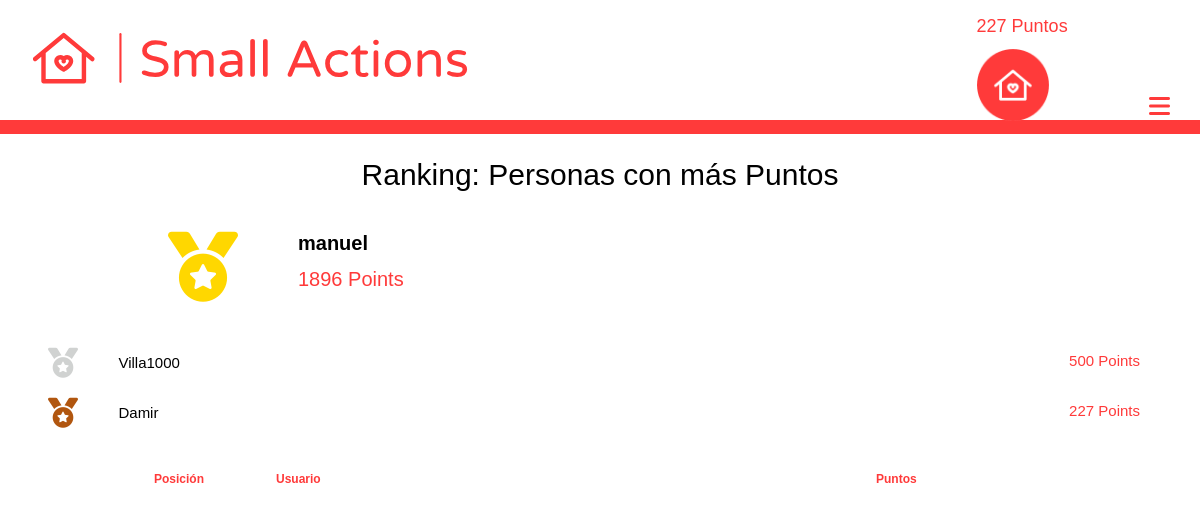
Page /account/ranking (signed in) on the earlier database version.
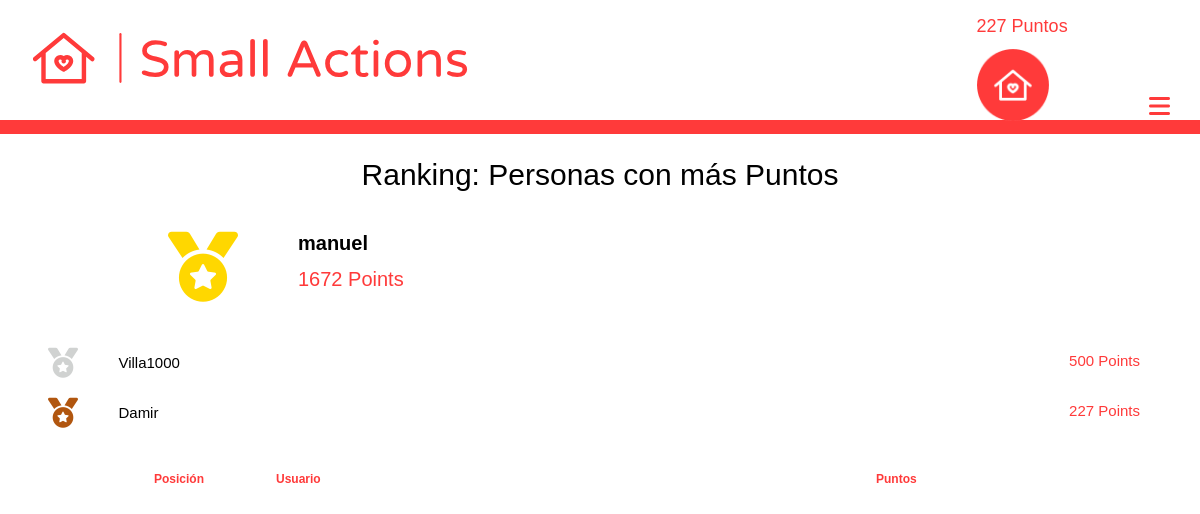
Same page on the later database version.
### login/models.py (models this page shows, shortened)
class User(AbstractUser):
    points = models.PositiveIntegerField(default=0)
    photo = models.ImageField(upload_to="people", null=True, blank=True)
    latitude = models.DecimalField(max_digits=10, decimal_places=8, null=True, blank=True)
    longitude = models.DecimalField(max_digits=11, decimal_places=8, null=True, blank=True)
    visited = models.ManyToManyField('maps.Help', related_name="persons_visited", blank=True)
    can_change = models.BooleanField(null=True, blank=True) #Security
    dark_mode = models.BooleanField(default=False)
    date_forgot = models.DateTimeField(auto_now_add=True)
    random_string = models.CharField(max_length=20, blank=True, null=True, unique=True)

### login/views.py (the view)
# urls.py: path('ranking', views.ranking, name="ranking"),
@login_required(login_url='/account/login')
def ranking(request):
    user = User.objects.get(username=request.user)
    all_ranking = User.objects.all().order_by('-points')
    ranking = list(all_ranking).index(user)
    ctx = {'frist' : all_ranking[:3], 'ranking' : ranking}
    return render(request, 'login/ranking.html', ctx)

### templates/login/ranking.html (shortened to what this page needs)
{% extends 'maps/nav.html' %}
{% load static %}
{% block head %}
    <link href="{% static 'login/css/ranking.css' %}" rel="stylesheet">
{% endblock %}
{% block content %}
    <div>
        <h1>Ranking: Personas con más Puntos</h1>
        <div id='superior_grid'>
            <div id='frist_place' class="place">
                <i class="fas fa-medal"></i>
                <h2><a href="{% url 'another' frist.0.username%}">{{frist.0.username}}</a></h2>
                <span>{{frist.0.points}} Points</span>
            </div>
            <div id='second_place' class="other_place place">
                <i class="fas fa-medal"></i>
                <h3><a href="{% url 'another' frist.1.username%}">{{frist.1.username}}</a></h3>
                <span>{{frist.1.points}} Points</span>
            </div>
            <div id='third_place' class="other_place place">
                <i class="fas fa-medal"></i>
                <h4><a href="{% url 'another' frist.2.username%}">{{frist.2.username}}</a></h4>
                <span>{{frist.2.points}} Points</span>
            </div>
        </div>
        <div id='mayor'>
            <div id='headers'>
                <h4>Posición</h4>
                <h4>Usuario</h4>
                <h4>Puntos</h4>
            </div>
        </div>
    </div>
{% endblock %}

Differences in the rows shown:
changed User "manuel": points "1896" → "1672"
